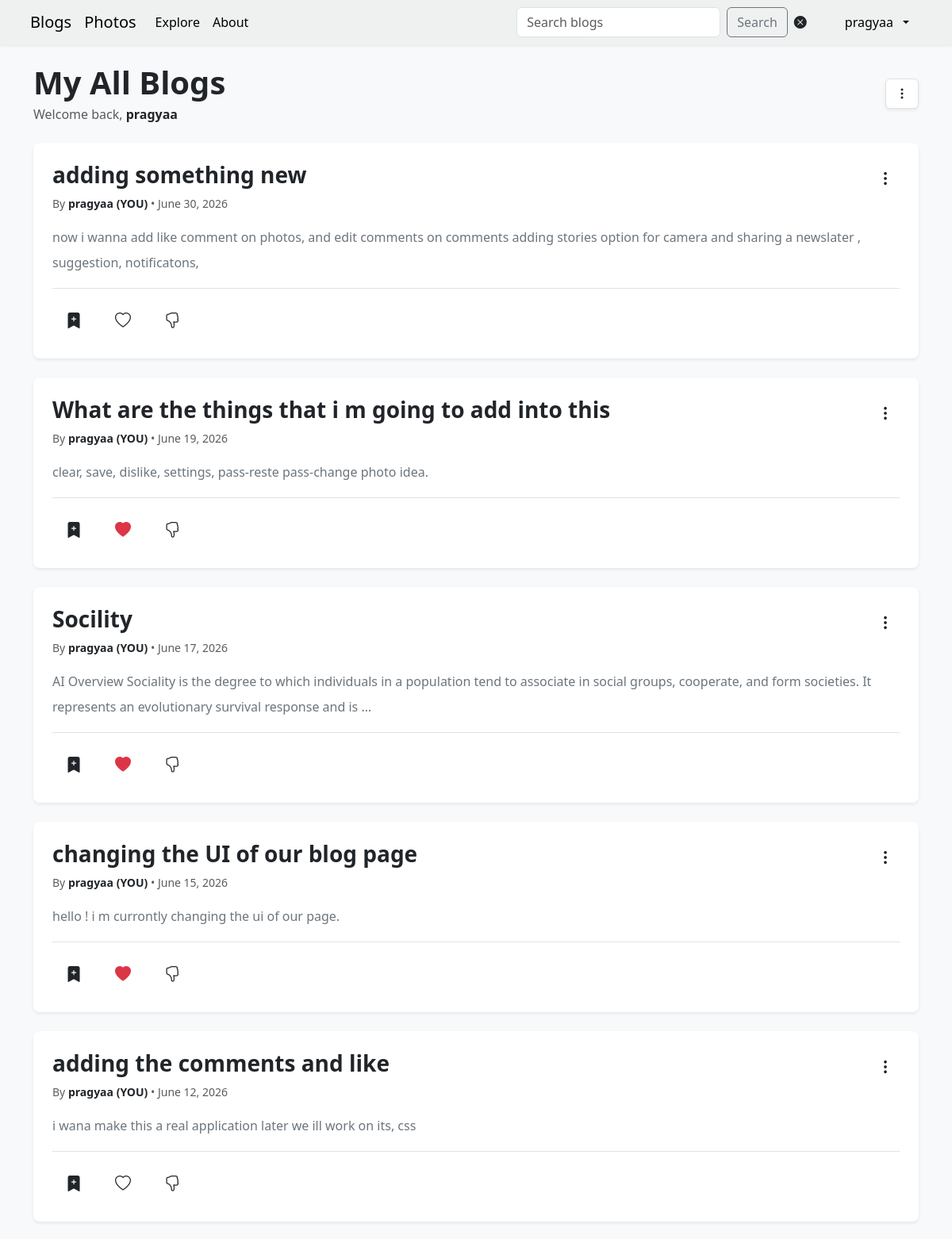
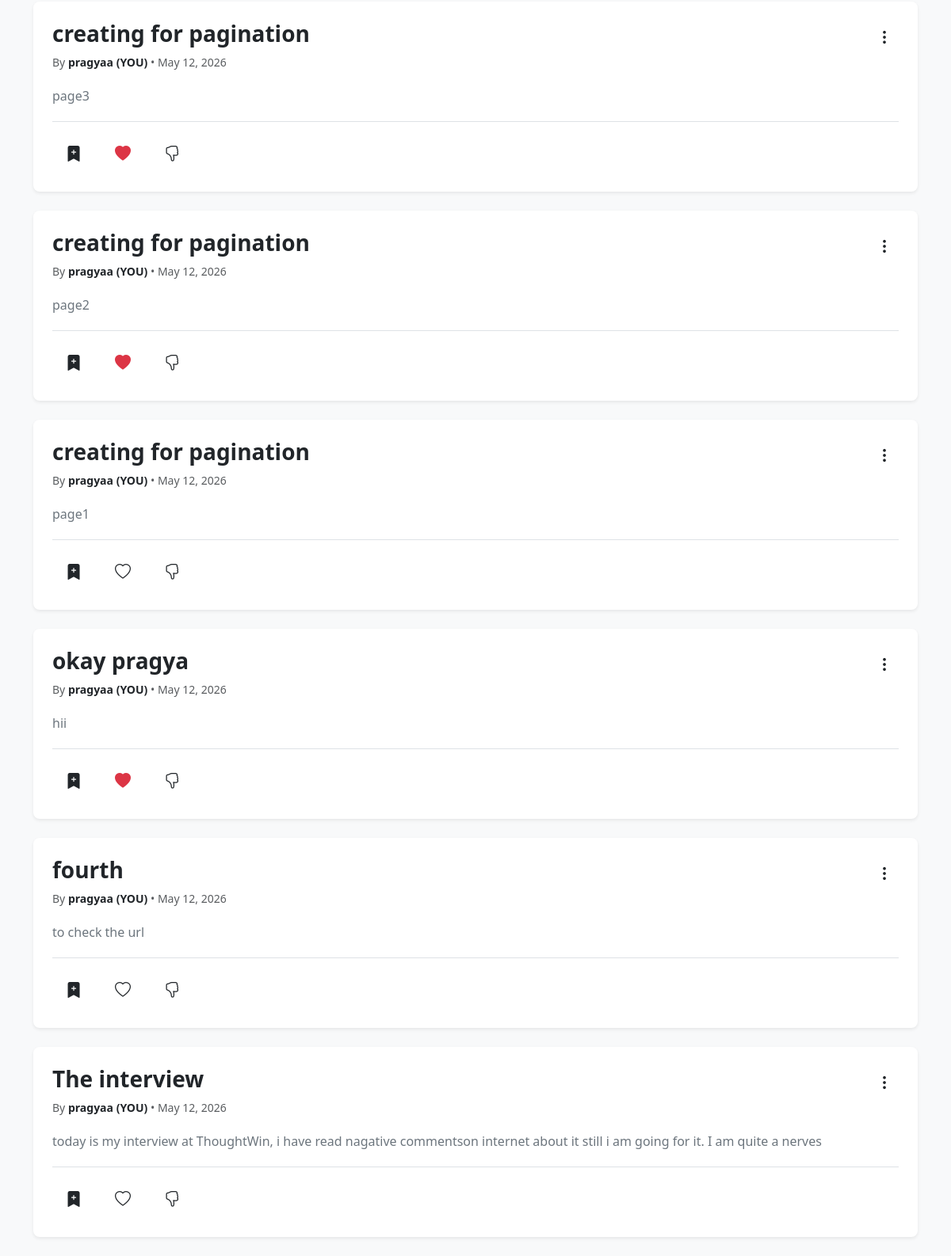
Screenshot of /blog/dashboard/ (signed in) with the database file from the repository (2 pictures, top to bottom).
### accounts/models.py (models this page shows, shortened)
class  MyUser(AbstractUser):
    email = models.EmailField(blank=True,null=True)
    fullname = models.CharField(max_length=50,default="user")
    bio = models.CharField(max_length=250,default="")

### homepage/models.py (models this page shows, shortened)
class Blog(models.Model):
    title = models.CharField(max_length=200)
    slug = models.SlugField(max_length=200,unique=True)
    author = models.ForeignKey(settings.AUTH_USER_MODEL,on_delete=models.CASCADE)
    content = models.TextField()
    image = models.ImageField(blank=True,upload_to='blog_images')
    published = models.BooleanField(default=False)
    created_at = models.DateTimeField(auto_now_add=True)
    updated_at = models.DateTimeField(auto_now=True)

### homepage/views.py (the view)
# urls.py: path('dashboard/' ,views.dashboard,name="dashboard"),
@login_required
def dashboard(request):
    blogs = Blog.objects.filter(author=request.user,published=True).order_by('-created_at')
    liked_blogs = Reaction.objects.filter(
        user=request.user,
        reaction="Like").values_list("blog_id", flat=True)
    return render(request,'homepage/dashboard.html',{"blogs":blogs,"liked_blogs":liked_blogs})

### homepage/templates/homepage/dashboard.html (shortened to what this page needs)
{% extends "base.html" %}
{% load static %}
{% block css %}
<link rel="stylesheet" href="{% static 'accounts/css/home.css' %}">
{% endblock %}
{% block other %}
<div class="container mt-4">
    {% if user.is_authenticated %}
    <div class="d-flex justify-content-between align-items-center mb-4">
        <div>
            <h1 class="mb-1 text-dark fw-bold">My All Blogs</h1>
            <p class="text-muted mb-0">
                Welcome back, <span class="fw-semibold text-dark">{{ user.username }}</span>
            </p>
        </div>
        <div class="dropdown">
            <button class="btn bg-white border shadow-sm" type="button" data-bs-toggle="dropdown" aria-expanded="false">
                <i class="bi bi-three-dots-vertical text-dark"></i>
            </button>
        </div>
    </div>
    {% for blog in blogs %}
    <div class="card shadow-sm mb-4 border-0 bg-white rounded-3">
        <div class="card-body p-4">
            <div class="d-flex justify-content-between align-items-start w-100">
                <h3 class="card-title mb-2">
                    <a href="{% url 'blog_detail' blog.slug %}" class="text-dark text-decoration-none fw-bold blog-title-link">
                        {{ blog.title }}
                    </a>
                </h3>
                {% include 'action.html' %}
            </div>
            <p class="text-muted small mb-3">
                By <strong class="text-dark">{{ blog.author.username }} (YOU)</strong>
                • {{ blog.created_at|date:"F j, Y" }}
            </p>
            <p class="card-text text-secondary lh-lg">
                {{ blog.content|truncatewords:30 }}
            </p>
            <div class="mt-3 pt-3 border-top">
                {% include 'reaction.html' %}
            </div>
        </div>
    </div>
    {% empty %}
    <div class="alert bg-white border shadow-sm text-center p-5 rounded-3">
        <h5 class="text-dark mb-2">No blogs found</h5>
        <p class="text-muted mb-0">You haven't written any blogs yet. Time to start creating!</p>
    </div>
    {% endfor %}
    {% endif %}
</div>
{% endblock %}

### templates/navbar.html (shortened to what this page needs)
<nav class="navbar navbar-expand-lg navbar-dark navbar-custom shadow-sm sticky-top">
    <div class="container px-2">
        <a class="navbar-brand dark" href="{% url 'index' %}">
            Blogs
        </a>
        <a href="{% url 'photo' %}" class="navbar-brand">
            Photos
        </a>
        <div class="collapse navbar-collapse" id="navbarSupportedContent">
            <ul class="navbar-nav me-auto mb-2 mb-lg-0">
                <li class="nav-item">
                    <a href="{% url 'explore' %}"
                        class="nav-link {% if request.resolver_match.url_name == 'explore' %}active{% endif %}">
                        Explore
                    </a>
                </li>
                <li class="nav-item">
                    <a href="{% url 'about' %}"
                        class=" nav-link {% if request.resolver_match.url_name == 'about' %}active{% endif %}">
                        About
                    </a>
                </li>
            </ul>
            <form class="d-flex me-3" method="get" action="{% url 'index' %}">
                <input class="form-control me-2" type="search" placeholder="Search blogs" value="{{ search_query }}"
                    name="q">
                <button class="btn btn-outline-secondary me-2" type="submit">
                    Search
                </button>
                <button type="button" id="clear-search"
                    class="btn btn-link text-dark p-0 border-0 me-2 shadow-none">
                    <i class="bi bi-x-circle-fill"></i>
                </button>
            </form>
            <ul class="navbar-nav">
                <li class="nav-item dropdown">
                    <a class="nav-link dropdown-toggle btn btn-outline-light border-0 px-3 py-2 rounded-pill d-flex align-items-center gap-2"
                        href="#" role="button" data-bs-toggle="dropdown" aria-expanded="false">
                         {{ request.user.username|default:"Account" }}
                    </a>
                </li>
            </ul>
        </div>
    </div>
</nav>

### templates/action.html (shortened to what this page needs)
<div class="dropdown">
    <button class="btn bg-transparent border-0 px-2 text-dark" type="button" data-bs-toggle="dropdown" aria-expanded="false">
        <i class="bi bi-three-dots-vertical fs-5"></i>
    </button>
</div>

### templates/reaction.html (shortened to what this page needs)
{% load static %}
<div class="gap-2 d-flex ">
    <form action="{% url 'save' %}" method="post">
        <button type="submit" name="blog_id" value="{{ blog.id }}" class="btn btn-lg s">
             <i class="bi bi-bookmark-plus-fill"></i>
        </button>
    </form>
    <form method="post">
        <button type="button" name="like" value="{{ blog.id }}" class="btn btn-lg">
            <i class="bi like-icon l
                {% if blog.id in liked_blogs %}
                    bi-heart-fill text-danger
                {% else %}
                    bi-heart
                {% endif %}
                "data-blog-id="{{ blog.id }}">
            </i>
        </button>
    </form>
    <form method="post">
        <button type="button" name="dislike" value="{{ blog.id }}" class="btn btn-lg d">
            <i class="bi bi-hand-thumbs-down" data-blog-id="{{ blog.id }}">
            </i>
        </button>
    </form>
</div>

### accounts/static/accounts/css/styles.css (style rules this page uses)
.navbar-custom { background: rgba(239, 241, 241, 0.95); backdrop-filter: blur(10px); }
body { background: #d1d1d3; }
.nav-link,.navbar-brand { font-weight: 500; color:black }
.card { border-radius: 12px; }
.nav-item { color: rgb(61, 60, 60); }

### accounts/static/accounts/css/home.css (style rules this page uses)
.card { background-color: rgb(236, 245, 245); border: none; border-radius: 12px; }
.nav-link { display: inline-block; }

### rows the page displays
MyUser: user.username "pragyaa", username "pragyaa"
Blog: title "adding something new", author.username "pragyaa", created_at "June 30, 2026", content "now i wanna add like comment on photos, and edit comments on comments adding stories option for camera and sharing a newslater , suggestion, notificatons,", {{ blog.id }} 23 (drawn)
Blog: title "What are the things that i m going to add into this", author.username "pragyaa", created_at "June 19, 2026", content "clear, save, dislike, settings, pass-reste pass-change photo idea.", {{ blog.id }} 21 (drawn)
Blog: title "Socility", author.username "pragyaa", created_at "June 17, 2026", content "AI Overview Sociality is the degree to which individuals in a population tend to associate in social groups, cooperate, and form societies. It represents an evolutionary survival response and is …", {{ blog.id }} 20 (drawn)
Blog: title "changing the UI of our blog page", author.username "pragyaa", created_at "June 15, 2026", content "hello ! i m currontly changing the ui of our page.", {{ blog.id }} 16 (drawn)
Blog: title "adding the comments and like", author.username "pragyaa", created_at "June 12, 2026", content "i wana make this a real application later we ill work on its, css", {{ blog.id }} 15 (drawn)
Blog: title "creating for pagination", author.username "pragyaa", created_at "May 12, 2026", content "page3", {{ blog.id }} 14 (drawn)
Blog: title "creating for pagination", author.username "pragyaa", created_at "May 12, 2026", content "page2", {{ blog.id }} 13 (drawn)
Blog: title "creating for pagination", author.username "pragyaa", created_at "May 12, 2026", content "page1", {{ blog.id }} 12 (drawn)
Blog: title "okay pragya", author.username "pragyaa", created_at "May 12, 2026", content "hii", {{ blog.id }} 11 (drawn)
Blog: title "fourth", author.username "pragyaa", created_at "May 12, 2026", content "to check the url", {{ blog.id }} 10 (drawn)
Blog: title "The interview", author.username "pragyaa", created_at "May 12, 2026", content "today is my interview at ThoughtWin, i have read nagative commentson internet about it still i am going for it. I am quite a nerves", {{ blog.id }} 9 (drawn)
